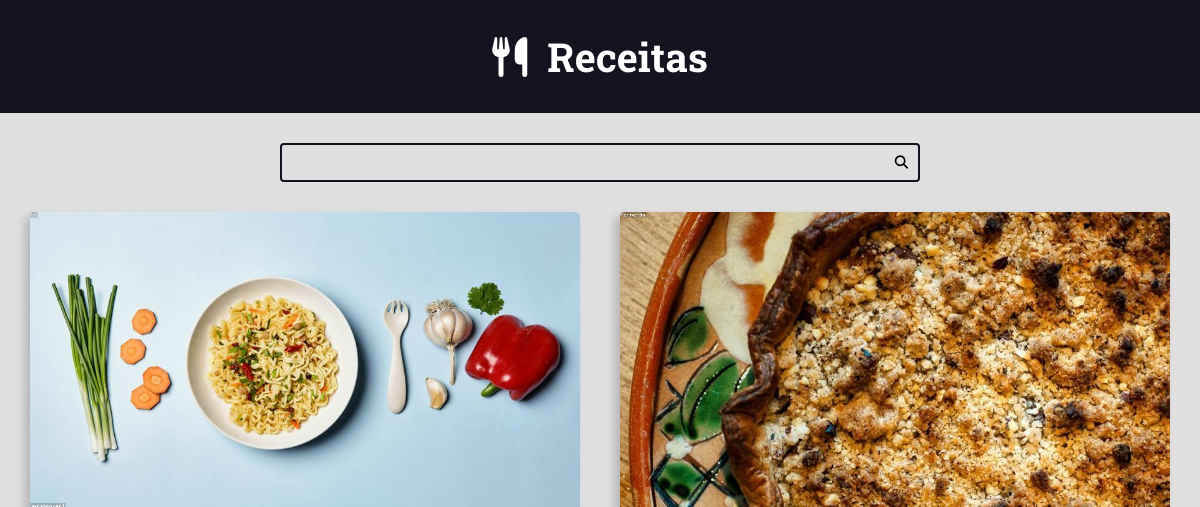
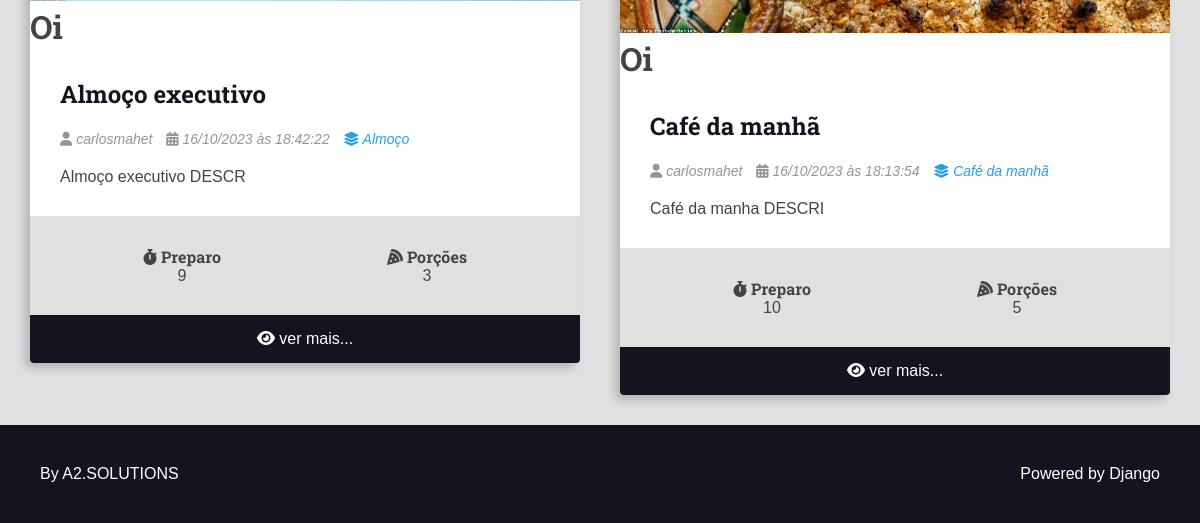
Before: / with the older database file (2 pictures, top to bottom).
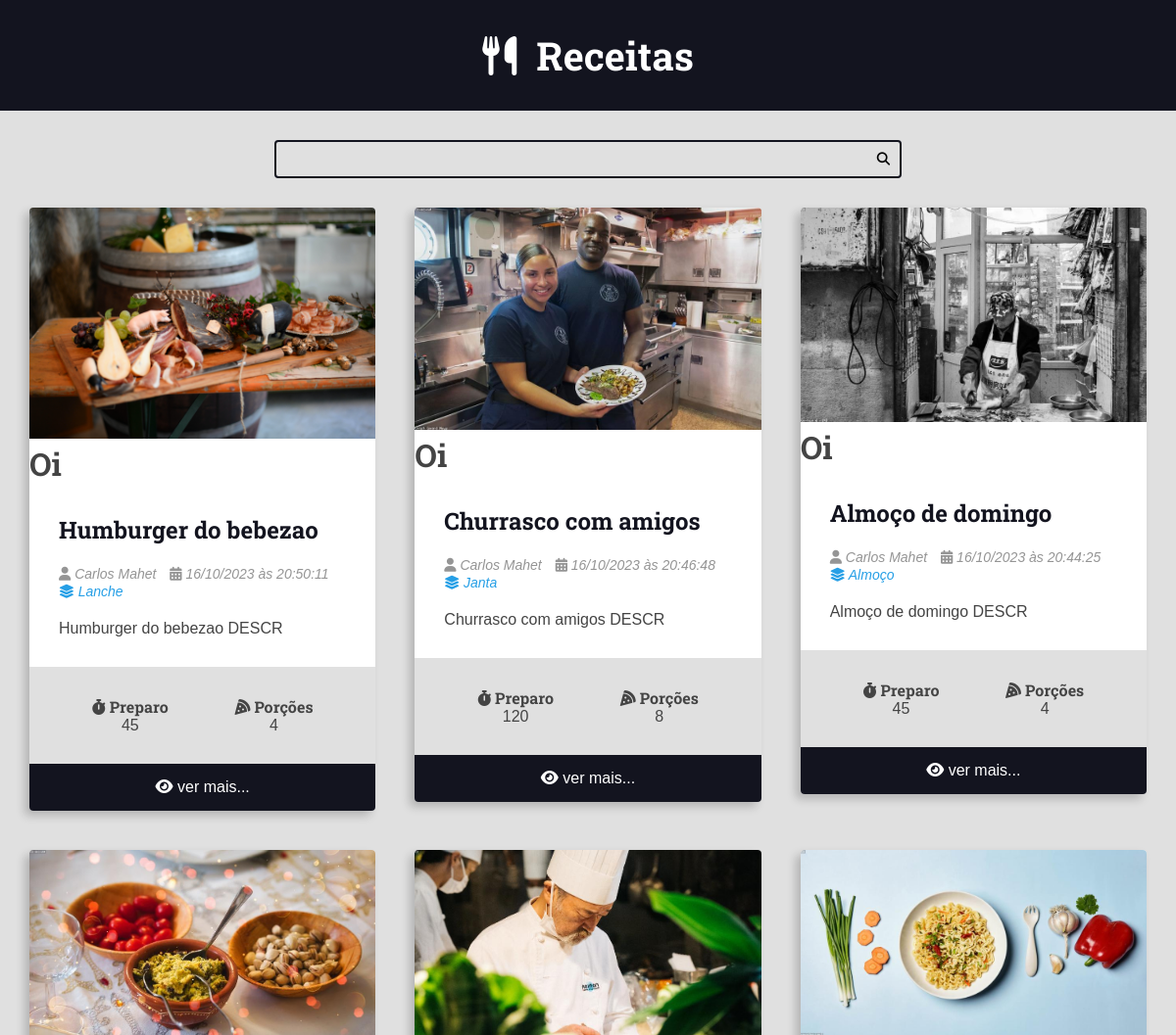
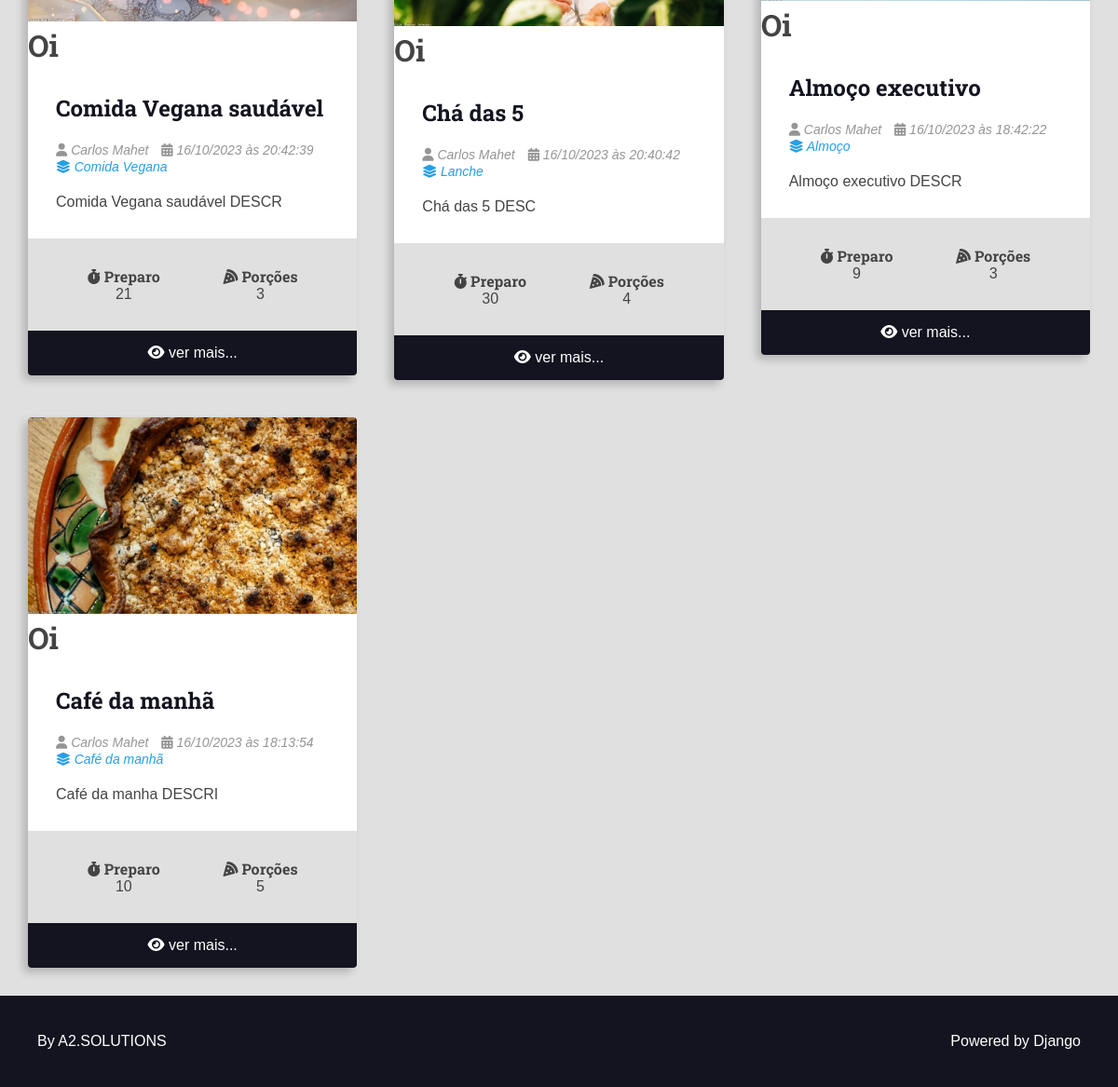
After: the same page with the newer database file (2 pictures, top to bottom).
### recipes/models.py (models this page shows, shortened)
class Recipe(models.Model):
    title = models.CharField(max_length=65)
    description = models.CharField(max_length=165)
    slug = models.SlugField()
    preparation_time = models.IntegerField()
    preparation_time_unit = models.CharField(max_length=65)
    servings = models.IntegerField()
    servings_unit = models.CharField(max_length=65)
    preparation_steps = models.TextField()
    preparation_steps_is_html = models.BooleanField(default=False)
    created_at = models.DateTimeField(auto_now_add=True)
    updated_at = models.DateTimeField(auto_now=True)
    is_published = models.BooleanField(default=False)
    cover = models.ImageField(upload_to='recipes/covers/%Y/%m/%d/', blank=True, default='')
    category = models.ForeignKey(
        Category, on_delete=models.SET_NULL, null=True
        )
    author = models.ForeignKey(
        User, on_delete=models.SET_NULL, null=True
        )

class Category(models.Model):
    name = models.CharField(max_length=65)

### recipes/views.py (the view)
# urls.py: path('', views.home, name="home"),
def home(request):
    recipes = Recipe.objects.all().order_by('-id')
    return render(request, 'recipes/pages/home.html', context={
        'recipes': recipes,
    })

### recipes/templates/recipes/pages/home.html (shortened to what this page needs)
{% extends 'global/base.html' %}
{% block content %}
<div class="main-content main-content-list container">
    {% for recipe in recipes %}
    {% include 'recipes/partials/recipe.html' %}
    {% endfor %}
</div>
{% endblock content %}

### base_templates/global/base.html (shortened to what this page needs)
<!DOCTYPE html>
<html lang="pt-BR">
<head>
    {% include 'recipes/partials/head.html' %}
</head>
<body>
    {% include 'recipes/partials/header.html' %}
    {% include 'recipes/partials/search.html' %}
    <main class="main-content-container">
        {% block content %}{% endblock content %}
    </main>
    {% include 'recipes/partials/footer.html' %}
</body>
</html>

### recipes/templates/recipes/partials/head.html (shortened to what this page needs)
{% load static %}
<link rel="stylesheet" href="https://cdnjs.cloudflare.com/ajax/libs/font-awesome/6.4.2/css/brands.min.css" />
<link rel="stylesheet" href="https://cdnjs.cloudflare.com/ajax/libs/font-awesome/6.4.2/css/fontawesome.min.css" />
<link rel="stylesheet" href="https://cdnjs.cloudflare.com/ajax/libs/font-awesome/6.4.2/css/solid.min.css" />
<link rel="stylesheet" href="{% static 'recipes/css/style.css' %}">
<link rel="stylesheet" href="{% static 'global/css/global-style.css' %}">

### recipes/templates/recipes/partials/header.html
<header class="main-header-container">
    <div class="main-header container">
        <h1>
            <a class="main-logo" href="{% url 'recipes:home' %}">
                <i class="fas fa-utensils main-logo-icon" aria-hidden="true"></i>
                <span class="main-logo-text"> Receitas</span></a>
        </h1>
    </div>
</header>

### recipes/templates/recipes/partials/search.html
<div class="search-container">
    <div class="container">
        <form action="" class="search-form">
            <input type="search" class="search-input" name="search">
            <button type="submit" class="search-button"><i class="fas fa-search"></i></button>
        </form>
    </div>
</div>

### recipes/templates/recipes/partials/recipe.html (shortened to what this page needs)
<div class="recipe recipe-list-item">
    {% if recipe.cover %}
        <div class="recipe-cover">
            <a href="{% url 'recipes:recipe' recipe.id %}">
                <img src="{{ recipe.cover.url }}" alt="Temporário">
            </a>
        </div>
    {% endif %}
    <h1>Oi</h1>
    <div class="recipe-title-container">
        <h2 class="recipe-title">
            <a href="{% url 'recipes:recipe' recipe.id %}">
                {{ recipe.title }}
            </a>
        </h2>
    </div>
    <div class="recipe-author">
        <span class="recipe-author-item">
            <i class="fas fa-user"></i>
            {% if recipe.author.first_name %}
                {{ recipe.author.first_name }} {{ recipe.author.last_name }}
            {% else %}
                {{ recipe.author.username }}
            {% endif %}
        </span>
        <span class="recipe-author-item">
            <i class="fas fa-calendar-alt"></i>
            {{ recipe.created_at|date:"d/m/Y" }} às {{ recipe.created_at|date:"H:i:s" }}
        </span>
        <span class="recipe-author-item">
            <a href="{% url 'recipes:category' recipe.category.id %}">
                <i class="fas fa-layer-group"></i>
                <span>{{ recipe.category.name }}</span>
            </a>
        </span>
    </div>
    <div class="recipe-content">
        <p>{{ recipe.description }}</p>
    </div>
    <div class="recipe-meta-container">
        <div class="recipe-meta recipe-preparation">
            <h3 class="recipe-meta-title"><i class="fas fa-stopwatch"></i> Preparo</h3>
            <div class="recipe-meta-text">
                {{ recipe.preparation_time }} {{ recipe.preparation_time_units }}
            </div>
        </div>
        <div class="recipe-meta recipe-servings">
            <h3 class="recipe-meta-title"><i class="fas fa-pizza-slice"></i> Porções</h3>
            <div class="recipe-meta-text">
                {{ recipe.servings }} {{ recipe.servings_units }}
            </div>
        </div>
    </div>
    {% if is_detail_page is not True %}
        <footer class="recipe-footer">
            <a class="recipe-read-more button button-dark button-full-width" href="{% url 'recipes:recipe' recipe.id %}">
                <i class="fas fa-eye"></i>
                <span>ver mais...</span>
            </a>
        </footer>
    {% endif %}
</div>

### recipes/templates/recipes/partials/footer.html
<footer class="main-footer">
    <div class="developer">
      <a href="https://www.otaviomiranda.com.br/" target="_blank" rel="noreferrer noopener">By A2.SOLUTIONS</a>
    </div>
    <div class="powered">
      <a href="https://www.djangoproject.com/" target="_blank" rel="noreferrer noopener">Powered by Django</a>
    </div>
  </footer>

### recipes/static/recipes/css/style.css (style rules this page uses)
:root { --color-primary: #269fe6; --color-primary-hover: #2086c2; --color-primary-dark: #13141f; --color-primary-dark-hover: #212336; --color-primary-light: #d4ecfa; --color-primary-light-hover: #bdd8e7; --color-white: #fff; --color-black: #000; --color-dark-text: #444; --color-info-light: #cce5ff; --color-debug-light: #cce5ff; --color-success-light: #d4edda; --color-alert-light: #fff3cd; --color-warning-light: #fff3cd; --color-error-light: #f8d7da; --color-info-dark: #4d86c4; --color-debug-dark: #4d86c4; --color-success-dark: #4a9c5d; --color-alert-dark: #927f40; --color-warning-dark: #927f40; --color-error-dark: #da525d; --color-gray-0: #f9f9f9; --color-gray-1: #e0e0e0; --color-gray-2: #c7c7c7; --color-gray-3: #aeaeae; --color-gray-4: #959595; --color-gray-5: #7d7d7d; --color-gray-6: #646464; --color-gray-7: #4b4b4b; --color-gray-8: #323232; --color-gray-9: #191919; --font-primary: sans-serif; --font-headings: 'Roboto Slab', serif; --spacing-gutter-medium: 3rem; --spacing-gutter-large: 4rem; }
* { padding: 0; margin: 0; box-sizing: border-box; }
html { font-size: 62.5%; }
body { font-size: 1.6rem; font-family: var(--font-primary); background: var(--color-gray-1); color: var(--color-dark-text); }
h1, h2, h3, h4, h5, h6 { font-family: var(--font-headings); }
.container { max-width: 144rem; margin: 0 auto; padding: var(--spacing-gutter-medium); }
.main-header-container { background: var(--color-primary-dark); }
.main-logo { font-size: 4rem; color: var(--color-white); text-decoration: none; display: flex; flex-flow: row nowrap; align-items: center; justify-content: center; width: fit-content; margin: 0 auto; }
.main-logo-icon { margin-right: 2rem; }
.search-form { border: 0.2rem solid var(--color-primary-dark); max-width: 64rem; margin: 0 auto; border-radius: 0.4rem; position: relative; transition: all 300ms ease-in-out; }
.search-input, .search-button { border: none; background: none; outline: none; padding: 1rem; transition: all 300ms ease-in-out; }
.search-input { width: 100%; padding-right: 3rem; }
.search-button { position: absolute; top: 0; right: 0; }
.main-content { padding-top: 0; }
.main-content-list { display: grid; grid-template-columns: repeat(auto-fit, minmax(340px, 1fr)); gap: var(--spacing-gutter-large); }
.recipe { background: var(--color-white); box-shadow: -5px 5px 10px rgba(0, 0, 0, 0.2); transform: scale(1); transition: all 300ms ease-in-out; border-radius: 0.4rem; overflow: hidden; }
.recipe img { max-width: 100%; }
.recipe-list-item { max-width: 64rem; height: fit-content; }
.recipe-title-container { padding: var(--spacing-gutter-medium); padding-bottom: 2rem; }
.recipe-title-container a { text-decoration: none; color: var(--color-primary-dark); }
.recipe-author { padding: 0 var(--spacing-gutter-medium); }
.recipe-content { padding: var(--spacing-gutter-medium); padding-top: 2rem; }
.recipe-author-item { color: var(--color-gray-4); margin-right: 1rem; font-style: italic; font-size: 1.4rem; }
.recipe-author a { color: var(--color-primary); transition: all 300ms ease-in-out; text-decoration: none; }
.recipe-meta-container { display: flex; flex-flow: row wrap; padding: var(--spacing-gutter-medium); background: var(--color-gray-1); }
.recipe-meta { display: flex; flex-flow: column nowrap; flex-shrink: 1; flex-grow: 1; text-align: center; }
.recipe-meta-title { font-size: 1.6rem; }
.recipe-footer a { background: var(--color-primary-dark); display: block; color: var(--color-white); text-decoration: none; text-align: center; padding: 1.5rem var(--spacing-gutter-medium); transition: all 300ms ease-in-out; }
.main-footer { display: flex; align-items: center; justify-content: space-between; background: var(--color-primary-dark); color: var(--color-white); padding: var(--spacing-gutter-large); }
.main-footer a { color: var(--color-white); text-decoration: none; transition: all 300ms ease-in-out; }

Changed rows visible on the page:
added Recipe: cover (picture), title "Humburger do bebezao", author.first_name "Carlos", author.last_name "Mahet", created_at "16/10/2023", created_at "20:50:11", category.name "Lanche", description "Humburger do bebezao DESCR", preparation_time "45", servings "4"
added Recipe: cover (picture), title "Churrasco com amigos", author.first_name "Carlos", author.last_name "Mahet", created_at "16/10/2023", created_at "20:46:48", category.name "Janta", description "Churrasco com amigos DESCR", preparation_time "120", servings "8"
added Recipe: cover (picture), title "Almoço de domingo", author.first_name "Carlos", author.last_name "Mahet", created_at "16/10/2023", created_at "20:44:25", category.name "Almoço", description "Almoço de domingo DESCR", preparation_time "45", servings "4"
added Recipe: cover (picture), title "Comida Vegana saudável", author.first_name "Carlos", author.last_name "Mahet", created_at "16/10/2023", created_at "20:42:39", category.name "Comida Vegana", description "Comida Vegana saudável DESCR", preparation_time "21", servings "3"
added Recipe: cover (picture), title "Chá das 5", author.first_name "Carlos", author.last_name "Mahet", created_at "16/10/2023", created_at "20:40:42", category.name "Lanche", description "Chá das 5 DESC", preparation_time "30", servings "4"
changed through a linked row, Recipe "Almoço executivo": author.first_name (not shown) → "Carlos"; author.last_name (not shown) → "Mahet"; author.username "carlosmahet" → (not shown)
changed through a linked row, Recipe "Café da manhã": author.first_name (not shown) → "Carlos"; author.last_name (not shown) → "Mahet"; author.username "carlosmahet" → (not shown)
